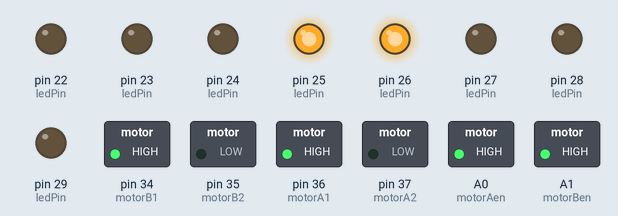
A sketch run on a simulated Arduino Mega 2560, built with avr-gcc and run on an emulated ATmega2560. On the bench: switched loads named in the sketch (green lamp = pin HIGH), output pins drawn as LEDs (lit = HIGH).

Above: at 0.15 s.
At 10.02 s:
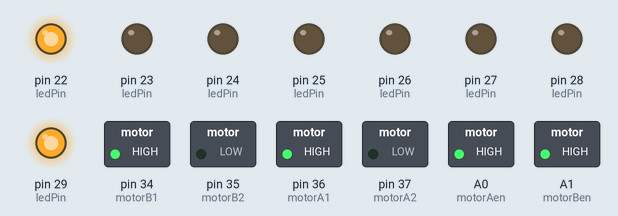
At 19.91 s:
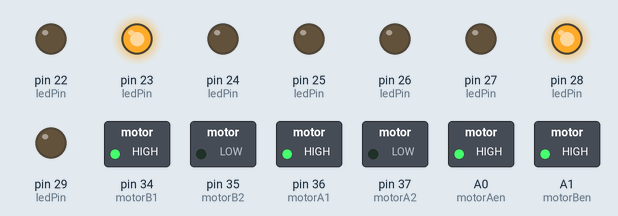
At 39.99 s:
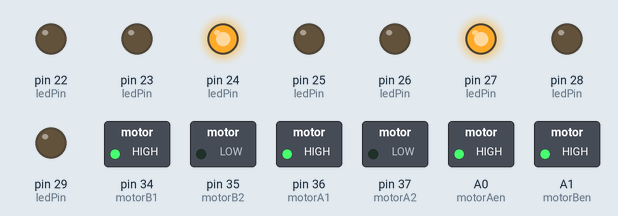
Timing chart, 0 to 40.0 s (numbered marks = the images above):
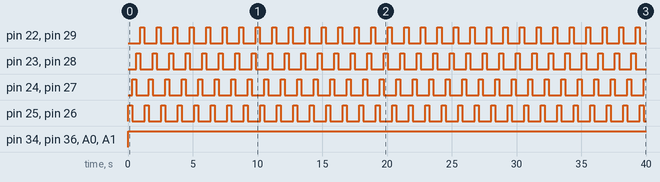

The sketch:

LabTestArduino1.ino
```cpp
/*
 Name:		LabTestArduino1.ino
 Created:	10/25/2017 4:37:51 PM
 Author:	hazimgharib
*/

#include <Arduino_FreeRTOS.h>

#define STACK_SIZE 100
#define arraySize(x) ((sizeof(x)) / (sizeof(x[0])))

#define led_1 22
#define led_2 23
#define led_3 24
#define led_4 25
#define led_5 26
#define led_6 27
#define led_7 28
#define led_8 29

#define motorA1 36
#define motorA2 37
#define motorAen A0
#define motorB1 34
#define motorB2 35
#define motorBen A1

int ledPin[] = {

	led_1,
	led_2,
	led_3,
	led_4,
	led_5,
	led_6,
	led_7,
	led_8,
};

uint8_t motorPin[] = {

	motorA1,
	motorA2,
	motorAen,
	motorB1,
	motorB2,
	motorBen,
};


void LED(void *pvParameters);
void MOTOR(void *pvParameters);

void setup() {

	for (uint8_t i = 0; i < arraySize(ledPin); i++) {

		pinMode(ledPin[i], OUTPUT);
		digitalWrite(ledPin[i], LOW);
	}
	for (uint8_t i = 0; i < arraySize(motorPin); i++) {

		pinMode(motorPin[i], OUTPUT);
	}

	digitalWrite(motorAen, LOW);
	digitalWrite(motorBen, LOW);

	xTaskCreate(LED, NULL, STACK_SIZE, NULL, 1, NULL);
	xTaskCreate(MOTOR, NULL, STACK_SIZE, NULL, 1, NULL);

	vTaskStartScheduler();
}

void loop() {  }

void LED(void *pvParameters) {

	for (;;) {

		digitalWrite(ledPin[3], HIGH);
		digitalWrite(ledPin[4], HIGH);
		vTaskDelay(20);
		digitalWrite(ledPin[3], LOW);
		digitalWrite(ledPin[4], LOW);
		digitalWrite(ledPin[2], HIGH);
		digitalWrite(ledPin[5], HIGH);
		vTaskDelay(20);
		digitalWrite(ledPin[2], LOW);
		digitalWrite(ledPin[5], LOW);
		digitalWrite(ledPin[1], HIGH);
		digitalWrite(ledPin[6], HIGH);
		vTaskDelay(20);
		digitalWrite(ledPin[1], LOW);
		digitalWrite(ledPin[6], LOW);
		digitalWrite(ledPin[0], HIGH);
		digitalWrite(ledPin[7], HIGH);
		vTaskDelay(20);
		digitalWrite(ledPin[0], LOW);
		digitalWrite(ledPin[7], LOW);

		taskYIELD();
	}
}

void MOTOR(void *pvParameters) {

	for (;;) {

		digitalWrite(motorAen, HIGH);
		digitalWrite(motorBen, HIGH);

		digitalWrite(motorA1, HIGH);
		digitalWrite(motorA2, LOW);
		digitalWrite(motorB1, HIGH);
		digitalWrite(motorB2, LOW);
	}

}
```

Measured:
- by itself, pin 34 (motorB1), pin 36 (motorA1), A0 (motorAen), A1 (motorBen): LOW → HIGH at 0.00 s
- by itself, pin 22 (ledPin), pin 23 (ledPin), pin 24 (ledPin), pin 25 (ledPin), pin 26 (ledPin), pin 27 (ledPin), pin 28 (ledPin), pin 29 (ledPin): alternates HIGH for 0.31 s and LOW for 0.96 s
- by itself, everything shown: repeats every 5.1 s, in 19 steps
